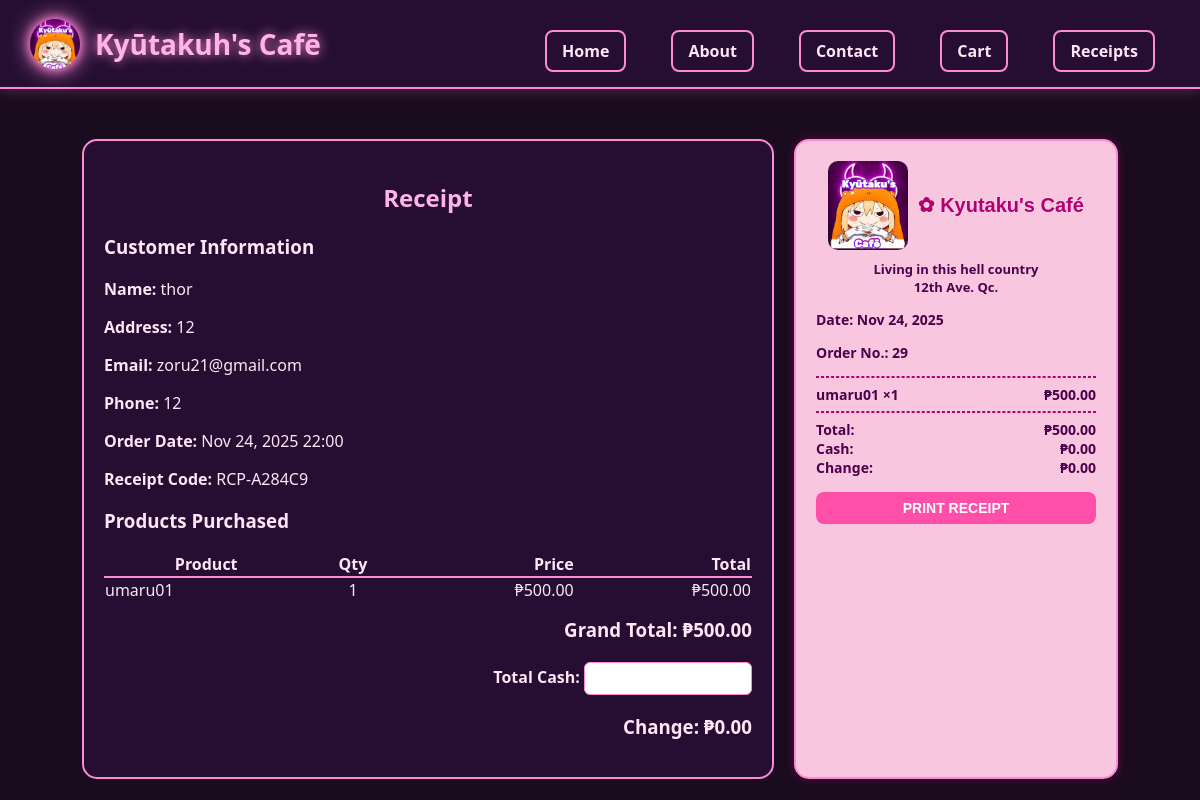
Page /receipt/29/ on the committed database.
### store/models.py (models this page shows, shortened)
class Order(models.Model):
    user = models.ForeignKey(User, on_delete=models.SET_NULL, null=True, blank=True)
    receipt_code = models.CharField(max_length=20, unique=True, blank=True, null=True)
    customer_name = models.CharField(max_length=100)
    address = models.TextField()
    email = models.EmailField()
    phone = models.CharField(max_length=20)
    created_at = models.DateTimeField(auto_now_add=True)
    payment_status = models.CharField(
        max_length=20,
        choices=[
            ("unpaid", "Unpaid"),
            ("pending", "Pending"),
            ("paid", "Paid")
        ],
        default="unpaid"
    )
    cash_received = models.DecimalField(max_digits=10, decimal_places=2, null=True, blank=True)
    change_given = models.DecimalField(max_digits=10, decimal_places=2, null=True, blank=True)
    payment_screenshot = models.ImageField(upload_to="payments/", blank=True, null=True)
    def total_price(self):
        total = Decimal("0")
        for item in self.items.all():
            try:
                total += Decimal(item.total_price)
            except (InvalidOperation, ValueError, TypeError):
                total += Decimal(item.quantity) * Decimal(item.product.price)
        return total

class CheckoutItem(models.Model):
    order = models.ForeignKey(Order, related_name='items', on_delete=models.CASCADE)
    product = models.ForeignKey(Product, on_delete=models.CASCADE)
    quantity = models.PositiveIntegerField(default=1)
    total_price = models.DecimalField(max_digits=10, decimal_places=2)

class Product(models.Model):
    name = models.CharField(max_length=200)
    description = models.TextField(blank=True)
    price = models.DecimalField(max_digits=10, decimal_places=2)
    image = models.ImageField(upload_to="products/", blank=True, null=True)

### store/views.py (the view)
# urls.py: path("receipt/<int:order_id>/", views.receipt_view, name="receipt"),
def receipt_view(request, order_id):
    order = get_object_or_404(Order, id=order_id)
    if order.user:
        if not request.user.is_authenticated:
            return redirect("login")
        if order.user != request.user:
            messages.error(request, "You cannot view someone else's receipt.")
            return redirect("home")
    return render(request, 'store/receipt.html', {'order': order})

### store/context_processors.py (called while the page is built)
def cart_total(request):
    cart = request.session.get("cart", {})
    total = Decimal("0.00")
    for item in cart.values():
        total += Decimal(item.get("price", "0.00")) * item.get("quantity", 0)
    return {"cart_total": total}

### store/templates/store/receipt.html (shortened to what this page needs)
{% extends "store/base.html" %}
{% load static %}
{% block content %}
<div class="receipt-container">
    <div class="main-receipt">
        <h2 style="text-align:center; color:#FFB3E6;">Receipt</h2>
        <h3>Customer Information</h3>
        <p><strong>Name:</strong> {{ order.customer_name }}</p>
        <p><strong>Address:</strong> {{ order.address }}</p>
        <p><strong>Email:</strong> {{ order.email }}</p>
        <p><strong>Phone:</strong> {{ order.phone }}</p>
        <p><strong>Order Date:</strong> {{ order.created_at|date:"M d, Y H:i" }}</p>
        <p><strong>Receipt Code:</strong> {{ order.receipt_code }}</p>
        <h3>Products Purchased</h3>
        <table style="width:100%; border-collapse:collapse;">
            <thead>
                <tr style="border-bottom:2px solid #FF8AD4;">
                    <th>Product</th>
                    <th style="text-align:center;">Qty</th>
                    <th style="text-align:right;">Price</th>
                    <th style="text-align:right;">Total</th>
                </tr>
            </thead>
            <tbody>
                {% for item in order.items.all %}
                <tr>
                    <td>{{ item.product.name }}</td>
                    <td style="text-align:center;">{{ item.quantity }}</td>
                    <td style="text-align:right;">₱{{ item.product.price }}</td>
                    <td style="text-align:right;">₱{{ item.total_price }}</td>
                </tr>
                {% endfor %}
            </tbody>
        </table>
        <h3 style="text-align:right; margin-top:15px;">
            Grand Total: ₱<span id="grandTotal">{{ order.total_price }}</span>
        </h3>
        <div style="text-align:right; margin-top:20px;">
            <label><strong>Total Cash:</strong></label>
            <input id="cashInput" type="number" min="0"
                style="padding:8px; border-radius:6px; border:1px solid #FF8AD4; width:150px;">
        </div>
        <h3 style="text-align:right;">Change: ₱<span id="changeOutput">0.00</span></h3>
    </div>
<div class="mini-receipt" id="printArea">
    <div style="text-align:center; margin-bottom:10px;">
        <img src="/static/images/kyutaku_logo.jfif" style="width:80px; height:auto; vertical-align:middle; border-radius:10px;">
<span style="
    font-size:20px;
    margin-left:6px;
    vertical-align:middle;
    font-family:'Poppins', sans-serif;
    font-weight:700;
    color:#b4006e;
    text-shadow: 0 0 3px #ffd6ef;
">
    ✿ Kyutaku's
    Café
</span>
    </div>
    <div style="text-align:center; font-size:13px; margin-bottom:10px;">
        <div>Living in this hell country</div>
        <div>12th Ave. Qc.</div>
    </div>
    <p><strong>Date:</strong> {{ order.created_at|date:"M d, Y" }}</p>
    <p><strong>Order No.:</strong> {{ order.id }}</p>
    <hr style="border:1px dashed #b4006e;">
    {% for item in order.items.all %}
        <div style="display:flex; justify-content:space-between; margin-bottom:3px;">
            <span>{{ item.product.name }} ×{{ item.quantity }}</span>
            <span>₱{{ item.total_price }}</span>
        </div>
    {% endfor %}
    <hr style="border:1px dashed #b4006e;">
    <div style="display:flex; justify-content:space-between;">
        <strong>Total:</strong> <strong>₱{{ order.total_price }}</strong>
    </div>
    <div style="display:flex; justify-content:space-between;">
        <strong>Cash:</strong> <span id="miniCash">₱0.00</span>
    </div>
    <div style="display:flex; justify-content:space-between;">
        <strong>Change:</strong> <span id="miniChange">₱0.00</span>
    </div>
    <button class="print-btn" onclick="printMiniReceipt()">PRINT RECEIPT</button>
</div>
{% endblock %}

### static/css/style.css (style rules this page uses)
body { font-family: 'Segoe UI', Arial, sans-serif; background: #1A0B1F; color: #FFE6F7; margin: 0; }
.mini-receipt { width: 280px; background: #ffd6e9; border: 2px solid #ff4fa8; border-radius: 15px; padding: 20px; font-weight: bold; color: #4b004b; font-size: 14px; box-shadow: 0 0 10px rgba(255,0,150,0.3); }

### store/templates/store/base.html (style rules this page uses)
body { margin: 0; font-family: 'Segoe UI', Arial, sans-serif; background: #1A0B1F; color: #FFE6F7; }

### store/templates/store/receipt.html (style rules this page uses)
.receipt-container { display: flex; gap: 20px; justify-content: center; margin-top: 30px; }
.main-receipt, .mini-receipt { background: rgba(40,15,55,0.8); padding: 20px; border-radius: 15px; border: 2px solid #FF8AD4; color: #FFE6F7; }
.main-receipt { width: 60%; }
.mini-receipt { width: 280px; background: #f8c7df; color: #4b004b; font-weight: bold; font-size: 14px; position: relative; }
.print-btn { width: 100%; margin-top: 15px; padding: 8px; background: #ff4fa8; border: none; border-radius: 8px; color: white; cursor: pointer; font-weight: bold; font-size: 14px; }

### rows in the picture
Order: customer_name "thor", address "12", email "zoru21@gmail.com", phone "12", created_at "Nov 24, 2025 22:00", receipt_code "RCP-A284C9", total_price "500.00", created_at "Nov 24, 2025", id "29"
CheckoutItem: product.name "umaru01", quantity "1", product.price "500.00", total_price "500.00"
